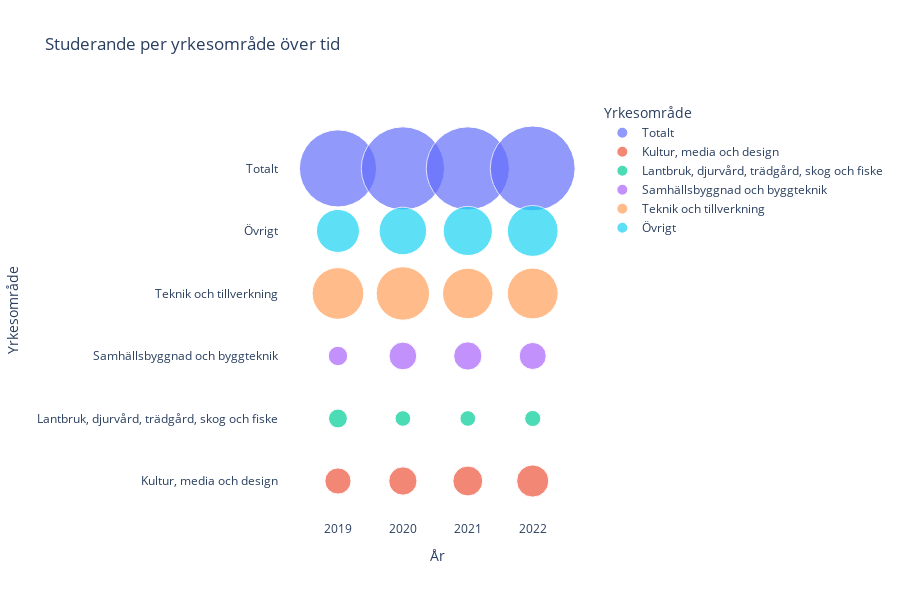

The code cell stored with this chart in its notebook:
### Code cell
import pandas as pd
import plotly.express as px


df_stud = pd.read_excel(
    "data/studerande-och-examinerade-inom-smala-yrkesomraden-2014-2024.xlsx",
    sheet_name="studerande",
    skiprows=3
)


df_stud = df_stud.rename(columns={df_stud.columns[0]: "Yrkesområde"})


target_yrkesområden = [
    "Kultur, media och design",
    "Lantbruk, djurvård, trädgård, skog och fiske",
    "Samhällsbyggnad och byggteknik",
    "Teknik och tillverkning",
    "Övrigt",
    "Totalt"
]

years = list(range(2019, 2023))
df_filtered = df_stud[df_stud["Yrkesområde"].isin(target_yrkesområden)]
df_filtered = df_filtered[["Yrkesområde"] + years]

df_long = df_filtered.melt(id_vars="Yrkesområde", var_name="År", value_name="Antal")

df_long["År"] = df_long["År"].astype(int)

fig = px.scatter(
    df_long,
    x="År",
    y="Yrkesområde",
    size="Antal",
    color="Yrkesområde",
    hover_name="Yrkesområde",
    size_max=60,
    title="Studerande per yrkesområde över tid",
    labels={"Antal": "Antal studenter", "År": "År"},
    height=600
)

fig.update_layout(
    plot_bgcolor="white",
    xaxis=dict(tickmode="linear", dtick=1, title="År"),
    yaxis=dict(title="Yrkesområde", categoryorder='array', categoryarray=target_yrkesområden)
)

fig.show()

### Figure 1 — Plotly figure (JSON) as saved in the notebook; plotly's stock layout.template omitted (floating-point values rounded to 4 significant figures)
{"data": [{"hovertemplate": "<b>%{hovertext}</b><br><br>Yrkesområde=%{y}<br>År=%{x}<br>Antal studenter=%{marker.size}<extra></extra>", "hovertext": ["Totalt", "Totalt", "Totalt", "Totalt"], "legendgroup": "Totalt", "marker": {"color": "#636efa", "size": [803, 935, 933, 972], "sizemode": "area", "sizeref": 0.27, "symbol": "circle"}, "mode": "markers", "name": "Totalt", "orientation": "h", "showlegend": true, "type": "scatter", "x": [2019, 2020, 2021, 2022], "xaxis": "x", "y": ["Totalt", "Totalt", "Totalt", "Totalt"], "yaxis": "y"}, {"hovertemplate": "<b>%{hovertext}</b><br><br>Yrkesområde=%{y}<br>År=%{x}<br>Antal studenter=%{marker.size}<extra></extra>", "hovertext": ["Kultur, media och design", "Kultur, media och design", "Kultur, media och design", "Kultur, media och design"], "legendgroup": "Kultur, media och design", "marker": {"color": "#EF553B", "size": [93, 108, 121, 140], "sizemode": "area", "sizeref": 0.27, "symbol": "circle"}, "mode": "markers", "name": "Kultur, media och design", "orientation": "h", "showlegend": true, "type": "scatter", "x": [2019, 2020, 2021, 2022], "xaxis": "x", "y": ["Kultur, media och design", "Kultur, media och design", "Kultur, media och design", "Kultur, media och design"], "yaxis": "y"}, {"hovertemplate": "<b>%{hovertext}</b><br><br>Yrkesområde=%{y}<br>År=%{x}<br>Antal studenter=%{marker.size}<extra></extra>", "hovertext": ["Lantbruk, djurvård, trädgård, skog och fiske", "Lantbruk, djurvård, trädgård, skog och fiske", "Lantbruk, djurvård, trädgård, skog och fiske", "Lantbruk, djurvård, trädgård, skog och fiske"], "legendgroup": "Lantbruk, djurvård, trädgård, skog och fiske", "marker": {"color": "#00cc96", "size": [48, 33, 33, 35], "sizemode": "area", "sizeref": 0.27, "symbol": "circle"}, "mode": "markers", "name": "Lantbruk, djurvård, trädgård, skog och fiske", "orientation": "h", "showlegend": true, "type": "scatter", "x": [2019, 2020, 2021, 2022], "xaxis": "x", "y": ["Lantbruk, djurvård, trädgård, skog och fiske", "Lantbruk, djurvård, trädgård, skog och fiske", "Lantbruk, djurvård, trädgård, skog och fiske", "Lantbruk, djurvård, trädgård, skog och fiske"], "yaxis": "y"}, {"hovertemplate": "<b>%{hovertext}</b><br><br>Yrkesområde=%{y}<br>År=%{x}<br>Antal studenter=%{marker.size}<extra></extra>", "hovertext": ["Samhällsbyggnad och byggteknik", "Samhällsbyggnad och byggteknik", "Samhällsbyggnad och byggteknik", "Samhällsbyggnad och byggteknik"], "legendgroup": "Samhällsbyggnad och byggteknik", "marker": {"color": "#ab63fa", "size": [51, 104, 108, 99], "sizemode": "area", "sizeref": 0.27, "symbol": "circle"}, "mode": "markers", "name": "Samhällsbyggnad och byggteknik", "orientation": "h", "showlegend": true, "type": "scatter", "x": [2019, 2020, 2021, 2022], "xaxis": "x", "y": ["Samhällsbyggnad och byggteknik", "Samhällsbyggnad och byggteknik", "Samhällsbyggnad och byggteknik", "Samhällsbyggnad och byggteknik"], "yaxis": "y"}, {"hovertemplate": "<b>%{hovertext}</b><br><br>Yrkesområde=%{y}<br>År=%{x}<br>Antal studenter=%{marker.size}<extra></extra>", "hovertext": ["Teknik och tillverkning", "Teknik och tillverkning", "Teknik och tillverkning", "Teknik och tillverkning"], "legendgroup": "Teknik och tillverkning", "marker": {"color": "#FFA15A", "size": [361, 385, 344, 349], "sizemode": "area", "sizeref": 0.27, "symbol": "circle"}, "mode": "markers", "name": "Teknik och tillverkning", "orientation": "h", "showlegend": true, "type": "scatter", "x": [2019, 2020, 2021, 2022], "xaxis": "x", "y": ["Teknik och tillverkning", "Teknik och tillverkning", "Teknik och tillverkning", "Teknik och tillverkning"], "yaxis": "y"}, {"hovertemplate": "<b>%{hovertext}</b><br><br>Yrkesområde=%{y}<br>År=%{x}<br>Antal studenter=%{marker.size}<extra></extra>", "hovertext": ["Övrigt", "Övrigt", "Övrigt", "Övrigt"], "legendgroup": "Övrigt", "marker": {"color": "#19d3f3", "size": [250, 305, 327, 349], "sizemode": "area", "sizeref": 0.27, "symbol": "circle"}, "mode": "markers", "name": "Övrigt", "orientation": "h", "showlegend": true, "type": "scatter", "x": [2019, 2020, 2021, 2022], "xaxis": "x", "y": ["Övrigt", "Övrigt", "Övrigt", "Övrigt"], "yaxis": "y"}], "layout": {"height": 600, "legend": {"itemsizing": "constant", "title": {"text": "Yrkesområde"}, "tracegroupgap": 0}, "plot_bgcolor": "white", "title": {"text": "Studerande per yrkesområde över tid"}, "xaxis": {"anchor": "y", "domain": [0, 1], "dtick": 1, "tickmode": "linear", "title": {"text": "År"}}, "yaxis": {"anchor": "x", "categoryarray": ["Kultur, media och design", "Lantbruk, djurvård, trädgård, skog och fiske", "Samhällsbyggnad och byggteknik", "Teknik och tillverkning", "Övrigt", "Totalt"], "categoryorder": "array", "domain": [0, 1], "title": {"text": "Yrkesområde"}}}}
